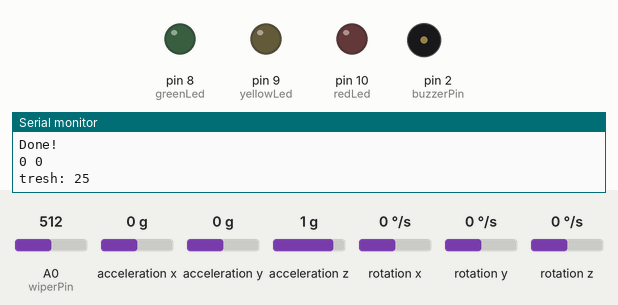
A sketch run on a simulated Arduino Uno, built with avr-gcc and run on an emulated ATmega328P. Shown: output pins drawn as LEDs (lit = HIGH), buzzer (waves = sounding, pin HIGH), the last lines printed to the serial monitor. The test bench sets the inputs (shaded band); at power-on: acceleration y 0 g, A0 (wiperPin) = 512, acceleration x 0 g, acceleration z 1 g, rotation x 0 °/s, rotation y 0 °/s, rotation z 0 °/s.

Above: at 7.3 s.
7.4 s: acceleration y set to -1.4 g
At 8.6 s:
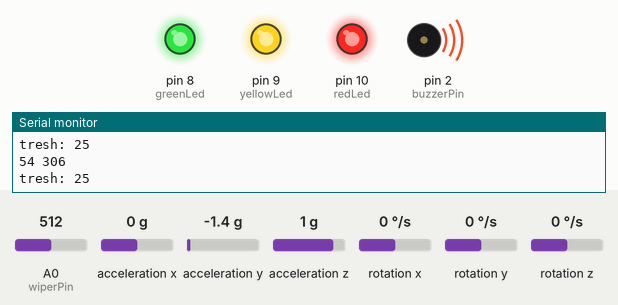
9.4 s: acceleration y set to -0.6 g
10.9 s: acceleration y set to -0.3 g
At 12.3 s:
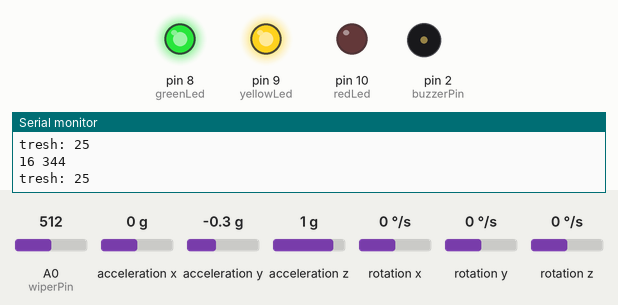
12.8 s: A0 (wiperPin) set to 541
14.8 s: A0 (wiperPin) set to 560
At 16.6 s:
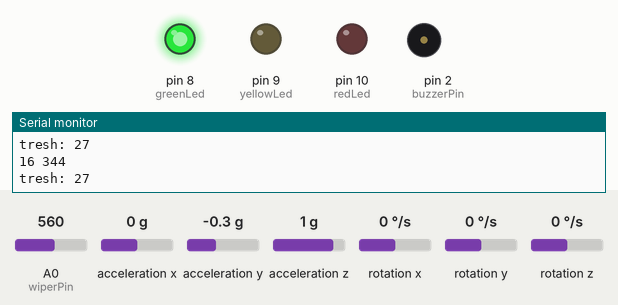
16.9 s: A0 (wiperPin) set to 350
At 18.9 s:
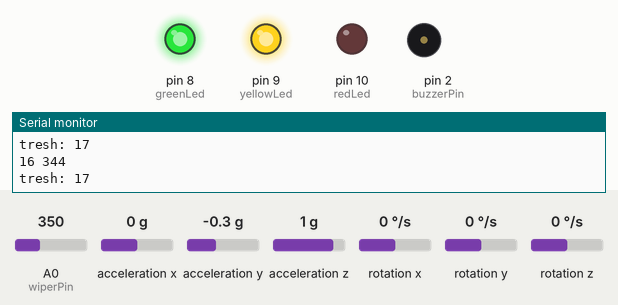
Timing chart, 0 to 20.2 s (numbered marks = the images above; inputs shaded):
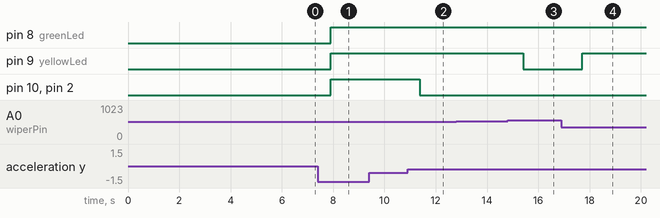

Measured:
- the behaviour switches between -0.5 and -0.4 g on acceleration y (found by bisection; images 1 and 2)
- the behaviour switches between 552 and 553 on A0 (wiperPin) (found by bisection; images 2 and 3)
- after the input at 7.4 s, pin 8 (greenLed), pin 9 (yellowLed), pin 10 (redLed), pin 2 (buzzerPin): LOW → HIGH after 0.51 s
- after the input at 10.9 s, pin 10 (redLed), pin 2 (buzzerPin): HIGH → LOW after 0.47 s
- after the input at 14.8 s, pin 9 (yellowLed): HIGH → LOW after 0.61 s
- after the input at 16.9 s, pin 9 (yellowLed): LOW → HIGH after 0.82 s

The sketch:

angle_measure_device.ino
```cpp
#define buzzerPin 2
#define greenLed 8
#define yellowLed 9
#define redLed 10
#define wiperPin A0

#include <Wire.h>    //Include wire library
#include <MPU6050_light.h>  //Include library for MPU communication

MPU6050 mpu(Wire);   //Create object mpu

int sample = 0;
unsigned long long timer = 0;
float threshold = 30;
bool prevState = false;


void setup() {
  pinMode(buzzerPin, OUTPUT);
  pinMode(greenLed, OUTPUT);
  pinMode(yellowLed, OUTPUT);
  pinMode(redLed, OUTPUT);
  Serial.begin(9600);    //Start serial communication
  Wire.begin();
  mpu.begin();
  Serial.print(F("MPU6050 status: "));
  Serial.println(F("Calculating offsets, do not move MPU6050"));
  delay(1000);
  mpu.calcGyroOffsets();     //Calibrate gyroscope
  delay(2000);
  Serial.println("Done!\n");
  for(int i=0;i<100;i++){
    mpu.update();
  }
  sample = mpu.getAngleX();

}
void loop() {

  mpu.update();    //Get values from MPU
  timer++;
  if (timer == 300) { // print data every 100ms
    int diff = abs(sample - mpu.getAngleX());
    diff = min(360 - diff, diff);
    bool state = diff > threshold;
    if((float)diff / (float)threshold >= 1){
      digitalWrite(greenLed, HIGH);
      digitalWrite(yellowLed, HIGH);
      digitalWrite(redLed, HIGH);
    }else if((float)diff / (float)threshold >= 0.6){
      digitalWrite(greenLed, HIGH);
      digitalWrite(yellowLed, HIGH);
      digitalWrite(redLed, LOW);
    }
    else if((float)diff / (float)threshold >= 0.3){
      digitalWrite(greenLed, HIGH);
      digitalWrite(yellowLed, LOW);
      digitalWrite(redLed, LOW);
    }else{
      digitalWrite(greenLed, LOW);
      digitalWrite(yellowLed, LOW);
      digitalWrite(redLed, LOW);
    }
    if(state != prevState){
      if(state == true){
        digitalWrite(buzzerPin, HIGH);
      }else{
        digitalWrite(buzzerPin, LOW);
      }
    }
    timer = 0;
    Serial.print(diff);
    Serial.print(" ");
    Serial.println((360 + int(mpu.getAngleX()))%360);
    delay(10);
    int analogValue = analogRead(wiperPin);
    int mappedValue = map(analogValue, 0, 1023, 0, 50);
    Serial.print("tresh: ");
    threshold = mappedValue;
    Serial.println(mappedValue);
    prevState = state;
  }
}
```
